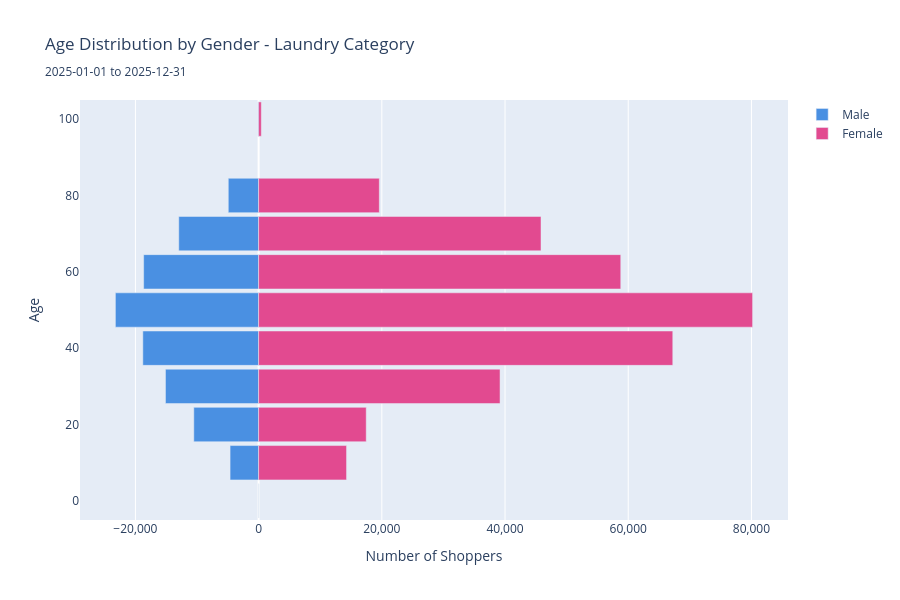

Notebook source saved alongside this figure:
### Markdown cell above
### 5.2 Age Distribution by Gender (Population Pyramid)

### Code cell
# Create population pyramid
# Filter out non-registered and prepare data
pyramid_data = df[df['gender'].isin(['Male', 'Female'])].copy()

# Aggregate by age and gender
pyramid_agg = pyramid_data.groupby(['age', 'gender'])['num_of_shopper'].sum().reset_index()

# Separate male and female
male_data = pyramid_agg[pyramid_agg['gender'] == 'Male'].copy()
female_data = pyramid_agg[pyramid_agg['gender'] == 'Female'].copy()

# Make male values negative for pyramid effect
male_data['num_of_shopper'] = -male_data['num_of_shopper']

# Create figure
fig = go.Figure()

# Add male bar
fig.add_trace(go.Bar(
    y=male_data['age'],
    x=male_data['num_of_shopper'],
    name='Male',
    orientation='h',
    marker=dict(color='#4A90E2'),
    hovertemplate='Age: %{y}<br>Male: %{x:,}<extra></extra>'
))

# Add female bar
fig.add_trace(go.Bar(
    y=female_data['age'],
    x=female_data['num_of_shopper'],
    name='Female',
    orientation='h',
    marker=dict(color='#E24A90'),
    hovertemplate='Age: %{y}<br>Female: %{x:,}<extra></extra>'
))

fig.update_layout(
    title=f'Age Distribution by Gender - {category_filter} Category<br><sub>{start_date} to {end_date}</sub>',
    xaxis=dict(title='Number of Shoppers', tickformat=',d'),
    yaxis=dict(title='Age'),
    barmode='overlay',
    bargap=0.1,
    height=600,
    hovermode='y unified'
)

fig.show()

print(f"\nAge range: {pyramid_data['age'].min():.0f} - {pyramid_data['age'].max():.0f} years")
print(f"Average age (Male): {male_data['age'].mean():.1f} years")
print(f"Average age (Female): {female_data['age'].mean():.1f} years")

### Figure 1 — Plotly figure (JSON) as saved in the notebook; plotly's stock layout.template omitted (floating-point values rounded to 4 significant figures)
{"data": [{"hovertemplate": "Age: %{y}<br>Male: %{x:,}<extra></extra>", "marker": {"color": "#4A90E2"}, "name": "Male", "orientation": "h", "type": "bar", "x": [-3, -4632, -10522, -15120, -18796, -23248, -18663, -12962, -4923, -107], "y": [0, 10, 20, 30, 40, 50, 60, 70, 80, 100]}, {"hovertemplate": "Age: %{y}<br>Female: %{x:,}<extra></extra>", "marker": {"color": "#E24A90"}, "name": "Female", "orientation": "h", "type": "bar", "x": [4, 14275, 17467, 39191, 67231, 80188, 58787, 45840, 19592, 435], "y": [0, 10, 20, 30, 40, 50, 60, 70, 80, 100]}], "layout": {"bargap": 0.1, "barmode": "overlay", "height": 600, "hovermode": "y unified", "title": {"text": "Age Distribution by Gender - Laundry Category<br><sub>2025-01-01 to 2025-12-31</sub>"}, "xaxis": {"tickformat": ",d", "title": {"text": "Number of Shoppers"}}, "yaxis": {"title": {"text": "Age"}}}}
